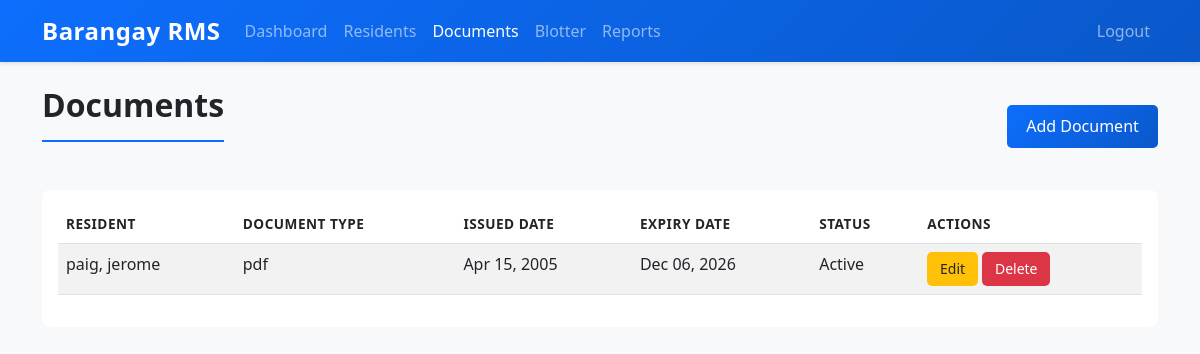
Screenshot of /pages/documents.php (signed in) with the database file from the repository.
### tables this page shows
CREATE TABLE `documents` (
  `id` int(11) NOT NULL AUTO_INCREMENT,
  `resident_id` int(11) NOT NULL,
  `document_type` varchar(100) NOT NULL,
  `issued_date` date NOT NULL,
  `expiry_date` date DEFAULT NULL,
  `status` enum('Active','Expired','Revoked') DEFAULT 'Active',
  `notes` text DEFAULT NULL,
  `created_at` timestamp NOT NULL DEFAULT current_timestamp(),
  PRIMARY KEY (`id`),
  KEY `resident_id` (`resident_id`),
  CONSTRAINT `documents_ibfk_1` FOREIGN KEY (`resident_id`) REFERENCES `residents` (`id`) ON DELETE CASCADE
);

### includes/config.php (called while the page is built, shortened)
<?php
class MysqliResultWrapper {
    private $result;
    public function __construct($result) {
        $this->result = $result;
    }
    public function fetch_assoc() {
        return $this->result ? $this->result->fetch_assoc() : null;
    }
}
function query_helper($conn, $sql) {
    if ($conn instanceof PDO) {
        $stmt = $conn->query($sql);
        return new PDOResultWrapper($stmt);
    } else {
        $result = $conn->query($sql);
        return new MysqliResultWrapper($result);
    }
}
?>

### includes/functions.php (called while the page is built, shortened)
<?php
function format_date($date) {
    return date('M d, Y', strtotime($date));
}
?>

### pages/documents.php (the view, shortened to what this page needs)
<?php
require_once '../includes/config.php';
require_once '../includes/functions.php';
$result = query_helper($conn, "SELECT d.*, CONCAT(r.last_name, ', ', r.first_name) as resident_name FROM documents d JOIN residents r ON d.resident_id = r.id ORDER BY d.issued_date DESC");
?>
<!DOCTYPE html>
<html lang="en">
<head>
    <link href="https://cdn.jsdelivr.net/npm/bootstrap@5.3.0/dist/css/bootstrap.min.css" rel="stylesheet">
    <link href="../assets/css/style.css" rel="stylesheet">
</head>
<body>
    <nav class="navbar navbar-expand-lg navbar-dark bg-primary">
        <div class="container">
            <a class="navbar-brand" href="#">Barangay RMS</a>
            <div class="collapse navbar-collapse" id="navbarNav">
                <ul class="navbar-nav me-auto">
                    <li class="nav-item"><a class="nav-link" href="dashboard.php">Dashboard</a></li>
                    <li class="nav-item"><a class="nav-link" href="residents.php">Residents</a></li>
                    <li class="nav-item"><a class="nav-link active" href="documents.php">Documents</a></li>
                    <li class="nav-item"><a class="nav-link" href="blotter.php">Blotter</a></li>
                    <li class="nav-item"><a class="nav-link" href="reports.php">Reports</a></li>
                </ul>
                <ul class="navbar-nav">
                    <li class="nav-item"><a class="nav-link" href="logout.php">Logout</a></li>
                </ul>
            </div>
        </div>
    </nav>
    <div class="container mt-4">
        <div class="d-flex justify-content-between align-items-center">
            <h1>Documents</h1>
            <a href="add_document.php" class="btn btn-primary">Add Document</a>
        </div>
        <div class="table-responsive mt-4">
            <table class="table table-striped">
                <thead>
                    <tr>
                        <th>Resident</th>
                        <th>Document Type</th>
                        <th>Issued Date</th>
                        <th>Expiry Date</th>
                        <th>Status</th>
                        <th>Actions</th>
                    </tr>
                </thead>
                <tbody>
                    <?php while ($row = $result->fetch_assoc()): ?>
                        <tr>
                            <td><?php echo $row['resident_name']; ?></td>
                            <td><?php echo $row['document_type']; ?></td>
                            <td><?php echo format_date($row['issued_date']); ?></td>
                            <td><?php echo $row['expiry_date'] ? format_date($row['expiry_date']) : 'N/A'; ?></td>
                            <td><?php echo $row['status']; ?></td>
                            <td>
                                <a href="edit_document.php?id=<?php echo $row['id']; ?>" class="btn btn-sm btn-warning">Edit</a>
                                <a href="?delete=<?php echo $row['id']; ?>" class="btn btn-sm btn-danger" onclick="return confirm('Are you sure?')">Delete</a>
                            </td>
                        </tr>
                    <?php endwhile; ?>
                </tbody>
            </table>
        </div>
    </div>
</body>
</html>

### assets/css/style.css (style rules this page uses)
:root { --primary-color: #0d6efd; --secondary-color: #6c757d; --success-color: #198754; --info-color: #0dcaf0; --warning-color: #ffc107; --danger-color: #dc3545; --light-color: #f8f9fa; --dark-color: #212529; }
body { font-family: 'Segoe UI', Tahoma, Geneva, Verdana, sans-serif; background-color: var(--light-color); color: var(--dark-color); }
.navbar { box-shadow: 0 2px 4px rgba(0,0,0,0.1); background: linear-gradient(135deg, #0d6efd 0%, #0a58ca 100%); }
.navbar-brand { font-weight: 600; font-size: 1.5rem; letter-spacing: 0.5px; }
.btn { border: none; border-radius: 5px; padding: 0.6rem 1.2rem; font-weight: 500; transition: all 0.2s; cursor: pointer; }
.btn-primary { background: linear-gradient(135deg, #0d6efd 0%, #0a58ca 100%); color: white; }
.btn-warning { background-color: #ffc107; color: #212529; }
.btn-danger { background-color: #dc3545; color: white; }
.btn-sm { padding: 0.4rem 0.8rem; font-size: 0.875rem; }
.table { border-collapse: collapse; background-color: white; }
.table thead { background-color: #f8f9fa; font-weight: 600; text-transform: uppercase; font-size: 0.85rem; letter-spacing: 0.5px; }
.table-striped tbody tr:nth-of-type(odd) { background-color: rgba(0, 0, 0, 0.02); }
.table tbody tr { transition: background-color 0.2s; }
.table-responsive { border-radius: 5px; overflow: hidden; }
h1, h2, h3, h4, h5, h6 { color: var(--dark-color); font-weight: 600; margin-bottom: 1.5rem; }
h1 { font-size: 2rem; border-bottom: 2px solid var(--primary-color); padding-bottom: 1rem; }
.mt-4 { margin-top: 2rem; }
.navbar-brand { font-weight: 700; }
.table-responsive { background: #ffffff; border-radius: 0.5rem; padding: 1rem; }

### rows the page displays
documents: resident_name "paig, jerome", document_type "pdf", issued_date "Apr 15, 2005", expiry_date "Dec 06, 2026", status "Active"
